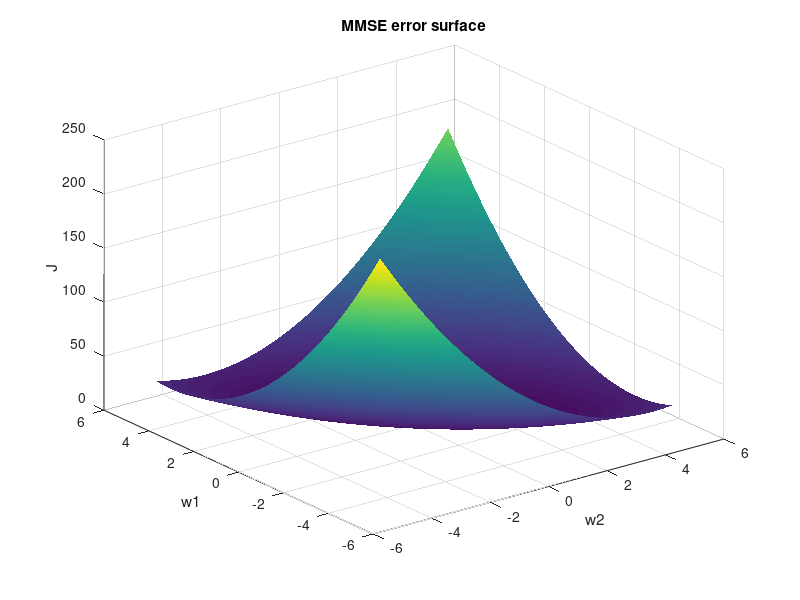
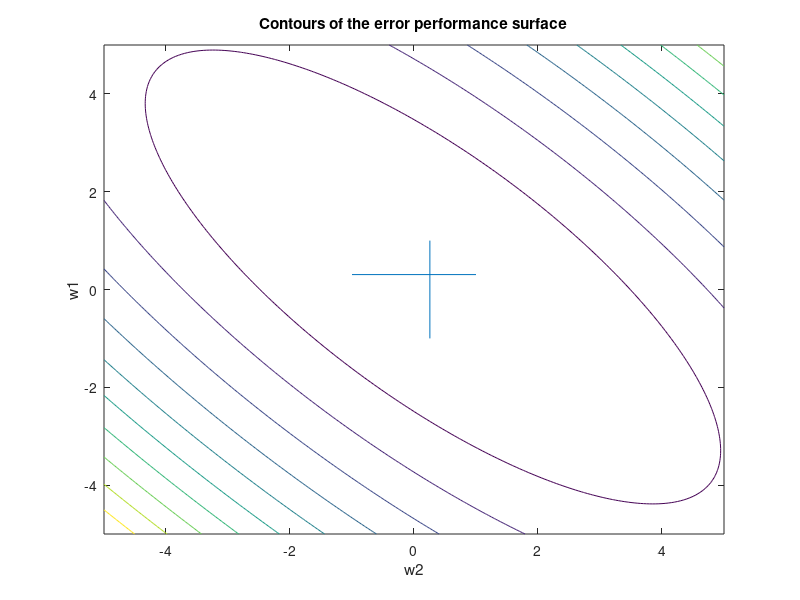
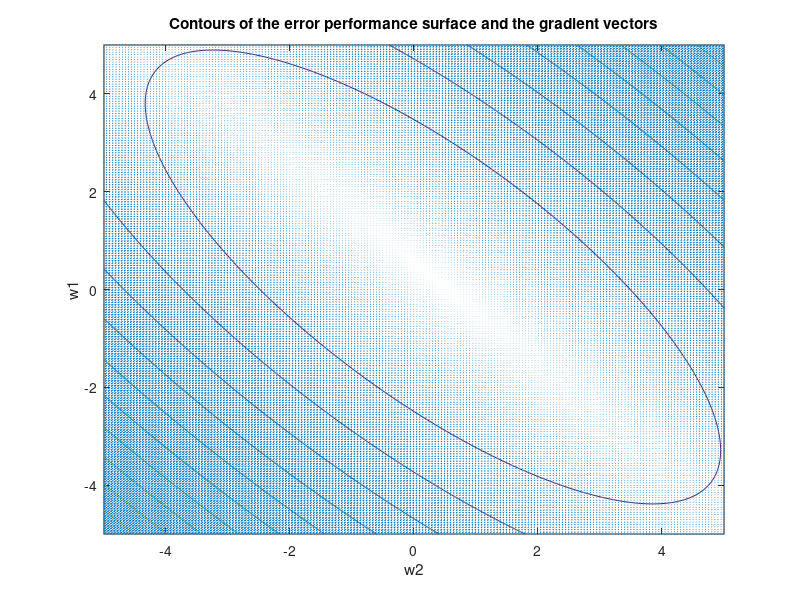

Write the MATLAB code that produced these figures, in order.
%q3
clear;
w1=-5:0.05:5;
w2=-5:0.05:5;

J=zeros(length(w1),length(w2));
for i=1:length(w1)
    for j=1:length(w2)
        J(i,j) = 0.814 - (2.366*w1(i)+2.422*w2(j))+(2.417*w1(i)^2+3.696*w1(i)*w2(j)+2.417*w2(j)^2);
    end
end

figure
surf(w1,w2,J,'EdgeColor','None')
xlabel('w2');ylabel('w1');zlabel('J');title('MMSE error surface');

figure
contour(w1,w2,J);
xlabel('w2');ylabel('w1');title('Contours of the error performance surface');
line([0.256 0.256],[-1 1]);
line([-1 1],[0.305 0.305]);

[u,v]=gradient(J,0.05);
figure
contour(w1,w2,J);hold on;quiver(w1,w2,u,v);hold off;
xlabel('w2');ylabel('w1');title('Contours of the error performance surface and the gradient vectors');